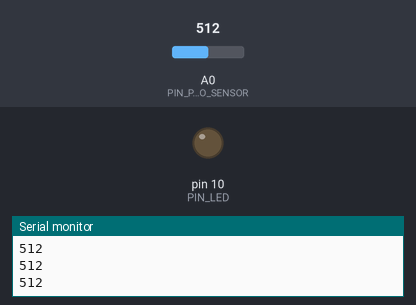
A sketch run on a simulated Arduino Uno, built with avr-gcc and run on an emulated ATmega328P. Shown: output pins drawn as LEDs (lit = HIGH), the last lines printed to the serial monitor. Inputs (shaded band) come from the test bench; at power-on: A0 (PIN_PHOTO_SENSOR) = 512.

Above: at 1.2 s.
1.3 s: A0 (PIN_PHOTO_SENSOR) set to 885
2.8 s: A0 (PIN_PHOTO_SENSOR) set to 913
At 3.5 s:
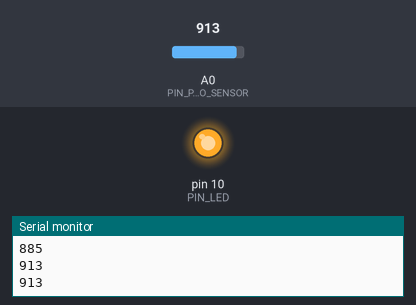
4.5 s: A0 (PIN_PHOTO_SENSOR) set to 900
At 5.7 s:
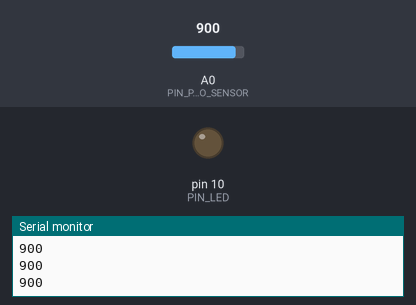
6.0 s: A0 (PIN_PHOTO_SENSOR) set to 1023
At 7.1 s:
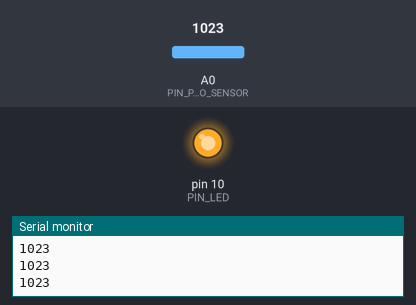
Timing chart, 0 to 8.5 s (numbered marks = the images above; inputs shaded):
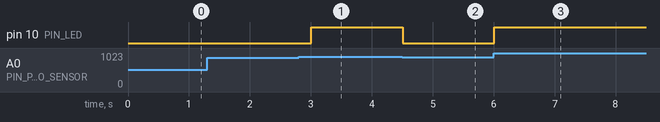

The sketch:

ldr_gl5528.ino
```cpp
#define PIN_LED 10
#define PIN_PHOTO_SENSOR A0

/// Расчет

void setup() {
  Serial.begin(9600);
  pinMode(PIN_LED, OUTPUT);
}

void loop() {
  int value = analogRead(PIN_PHOTO_SENSOR); // Чтение напряжения (0-1023)
  Serial.println(value);

  // Если напряжение большое (нету света) подать цифровой сигнал на пин 10
  if (value > 900) {
    digitalWrite(PIN_LED, HIGH);
  } else {
    digitalWrite(PIN_LED, LOW);
  }
  delay(300);
}
```

Measured:
- the behaviour switches between 900 and 901 on A0 (PIN_PHOTO_SENSOR) (found by bisection; images 0 and 1)
- after the input at 2.8 s, pin 10 (PIN_LED): LOW → HIGH after 0.20 s
- after the input at 4.5 s, pin 10 (PIN_LED): HIGH → LOW at once
- after the input at 6.0 s, pin 10 (PIN_LED): LOW → HIGH at once
